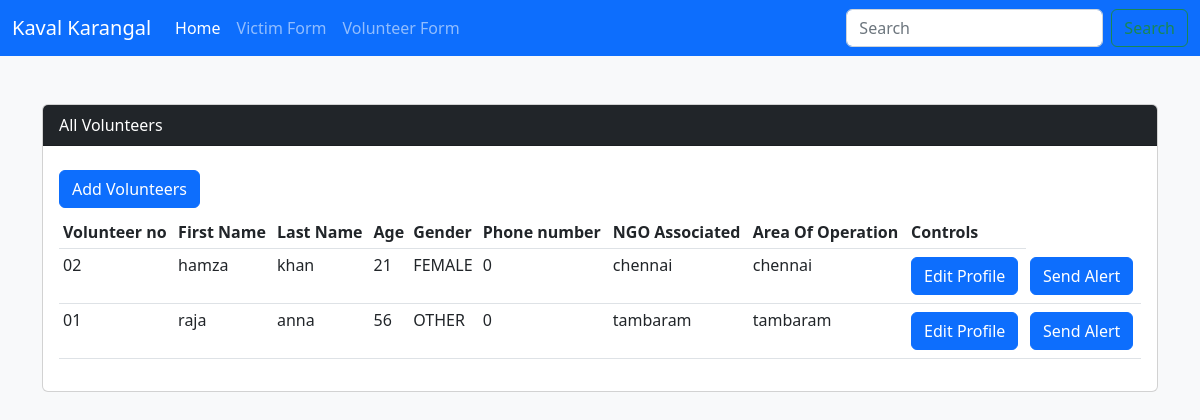
Page /volunteers/index on the earlier database version.
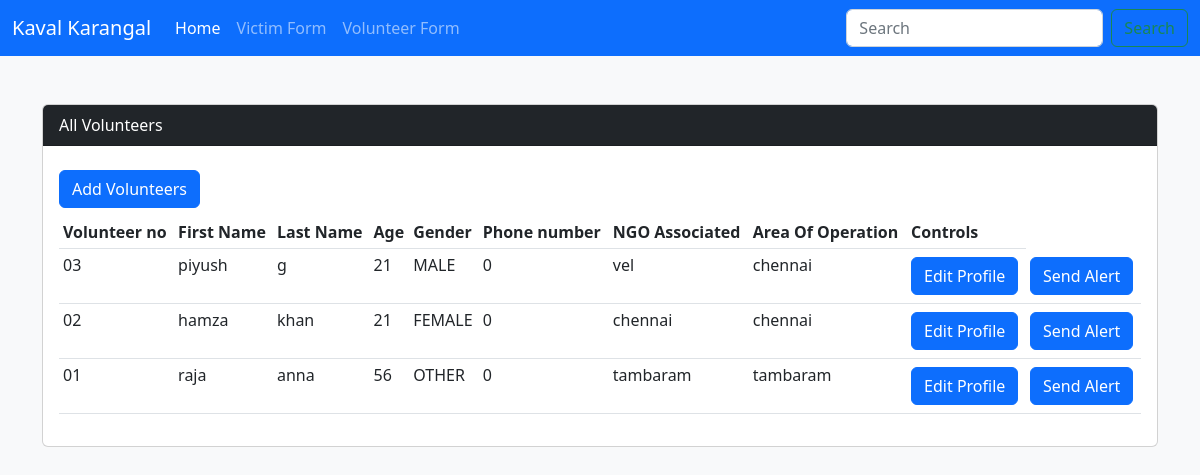
Same page on the later database version.
### volunteers/models.py (models this page shows, shortened)
class volunteer_profiles(models.Model):
    GENDER_LISTS=(
        ('MALE','MALE'),
        ('FEMALE','FEMALE'),
        ('OTHER','OTHER')
    )
    volunteer_no = models.CharField(max_length=50)
    first_name = models.CharField(max_length=50)
    last_name = models.CharField(max_length=50)
    age = models.IntegerField()
    gender = models.CharField(max_length=20,choices=GENDER_LISTS)
    phone_number = models.IntegerField(default=0)
    ngo_association = models.CharField(max_length=100)
    area_of_operation = models.CharField(max_length=100)
    class Meta:
        verbose_name = "Volunteer Profile"

### volunteers/views.py (the view)
# urls.py: path('', views.index),
def index(request):
    volunteers = volunteer_profiles.objects.all().order_by('-volunteer_no')
    return render(request,"volunteers/index.html",{"volunteers":volunteers})

### volunteers/templates/volunteers/index.html (shortened to what this page needs)
{% extends "layout/base.html" %}
{% block content %}
<div class="container my-5">
    <div class="card">
        <div class="card-header bg-dark text-white ">All Volunteers </div>
        <div class="card-body">
            <a class="btn btn-primary my-2" href="{% url 'volunteers:add' %}">Add Volunteers</a>
            <table class="table table-hover table-sm">
                <thead>
                    <tr>
                        <th>Volunteer no</th>
                        <th>First Name</th>
                        <th>Last Name</th>
                        <th>Age</th>
                        <th>Gender</th>
                        <th>Phone number</th>
                        <th>NGO Associated</th>
                        <th>Area Of Operation</th>
                        <th>Controls</th>
                    </tr>
                </thead>
                <tbody>
                    {% for volunteer in volunteers %}
                    <tr>
                        <td>{{volunteer.volunteer_no}}</td>
                        <td>{{volunteer.first_name}}</td>
                        <td>{{volunteer.last_name}}</td>
                        <td>{{volunteer.age}}</td>
                        <td>{{volunteer.gender}}</td>
                        <td>{{volunteer.phone_number}}</td>
                        <td>{{volunteer.ngo_association }}</td>
                        <td>{{volunteer.area_of_operation }}</td>
                        <td> <a class="btn btn-primary my-1" href="{% url 'volunteers:update_view' volunteer.id %}">Edit Profile</a></td>
                        <td> <a class="btn btn-primary my-1" href="{% url 'volunteers:add' %}">Send Alert</a></td>
                    </tr>
                    {% endfor %}
                </tbody>
            </table>
        </div>
        </div>
    </div>
{% endblock %}

### templates/layout/base.html (shortened to what this page needs)
{% load static %}
<!DOCTYPE html>
<html lang="en">
<head>
	<link rel="stylesheet" href=
		"https://use.fontawesome.com/releases/v5.7.0/css/all.css"
		integrity=
"sha384-lZN37f5QGtY3VHgisS14W3ExzMWZxybE1SJSEsQp9S+oqd12jhcu+A56Ebc1zFSJ"
 />
	<link rel="stylesheet" href="https://cdn.jsdelivr.net/npm/bootstrap@5.2.3/dist/css/bootstrap.min.css">
</head>
<body class="bg-light">
{% include "layout/navbar.html" %}
{% block content %}{% endblock %}
</body>
</html>

### templates/layout/navbar.html (shortened to what this page needs)
<nav class="navbar navbar-expand-md bg-primary navbar-dark">
  <div class="container-fluid">
    <a class="navbar-brand" href="#">Kaval Karangal</a>
    <div class="collapse navbar-collapse" id="navbarSupportedContent">
      <ul class="navbar-nav me-auto mb-2 mb-lg-0">
        <li class="nav-item">
          <a class="nav-link active" aria-current="page" href="homepage">Home</a>
        </li>
        <li class="nav-item">
          <a class="nav-link" href="victims/index">Victim Form</a>
        </li>
        <li class="nav-item">
          <a class="nav-link" href="volunteers/index">Volunteer Form</a>
        </li>
      </ul>
      <form class="d-flex" role="search">
        <input class="form-control me-2" type="search" placeholder="Search" aria-label="Search">
        <button class="btn btn-outline-success" type="submit">Search</button>
      </form>
    </div>
  </div>
</nav>

Differences in the rows shown:
added volunteer_profiles: volunteer_no "03", first_name "piyush", last_name "g", age "21", gender "MALE", phone_number "0", ngo_association "vel", area_of_operation "chennai"
